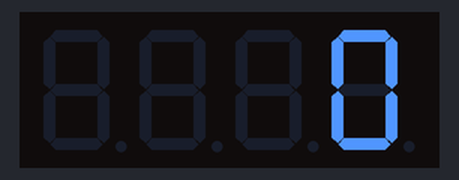
This sketch was run on a simulated Arduino Uno, built with avr-gcc and run on an emulated ATmega328P. Parts: 4-digit seven-segment display.

Above: at 0.05 s.
At 1.37 s:
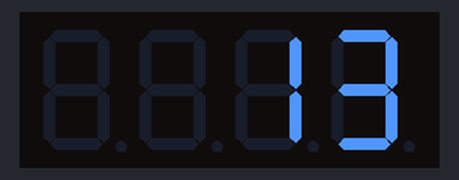
At 2.79 s:
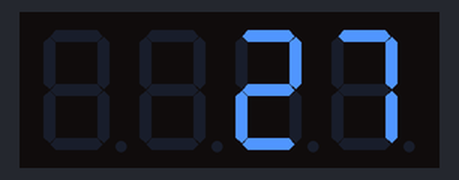
At 5.54 s:
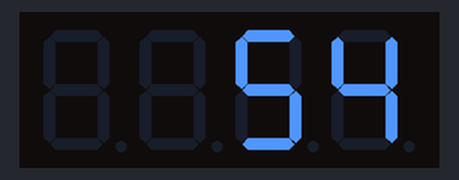
At 8.28 s:
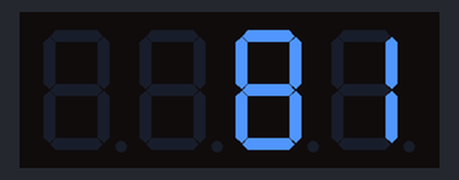
At 11.03 s:
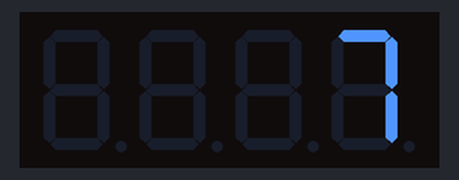

Measured:
- by itself, everything shown: repeats every 10.3 s, in 101 steps

The sketch:

NumberDisplay.ino
```cpp
// (licence header left out)
#include "MeOrion.h"

Me7SegmentDisplay disp(PORT_6);

int i = 0;
void setup()
{
}

void loop()
{
  if(i > 100)
  {
    i = 0;
  }
  disp.display(i++);
  delay(100);
}
```
